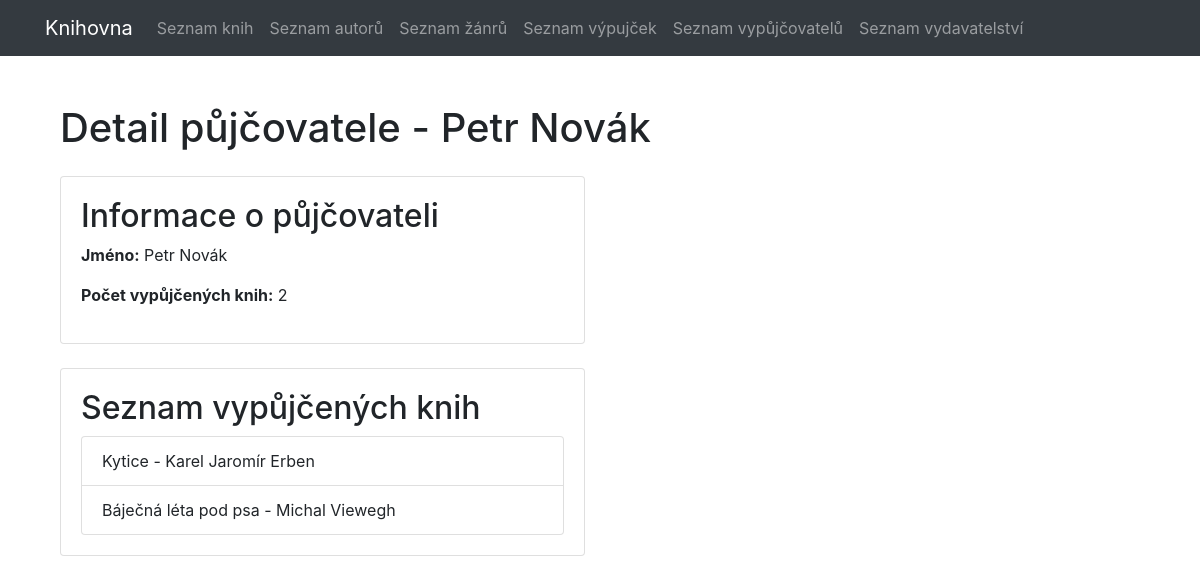
Page /borrowers/1/ on the committed database.
### library/models.py (models this page shows, shortened)
class Borrower(models.Model):
    name = models.CharField(max_length=100)

class Book(models.Model):
    title = models.CharField(max_length=100)
    author = models.ForeignKey('Author', on_delete=models.CASCADE)
    publisher = models.ForeignKey('Publisher', on_delete=models.CASCADE)
    publication_date = models.DateField()
    genre = models.ForeignKey('Genre', on_delete=models.CASCADE)  # Použijeme ID žánru "Nezařazeno"

class Author(models.Model):
    name = models.CharField(max_length=50)
    birth_date = models.DateField()

### library/views.py (the view)
# urls.py: path('borrowers/<int:borrower_id>/', borrower_detail, name='borrower_detail'),
def borrower_detail(request, borrower_id):
    borrower = get_object_or_404(Borrower, pk=borrower_id)
    loans = Loan.objects.filter(borrower=borrower).select_related('book__author', 'book__publisher')
    borrowed_books = [loan.book for loan in loans]
    return render(request, 'borrower_detail.html', {'borrower': borrower, 'borrowed_books': borrowed_books})

### library/templates/borrower_detail.html (shortened to what this page needs)
{% extends 'base.html' %}
{% block content %}
    <div class="container">
        <div class="row mt-5">
            <div class="col-md-12">
                <h1 class="mb-4">Detail půjčovatele - {{ borrower.name }}</h1>
            </div>
        </div>
        <div class="row">
            <div class="col-md-6">
                <div class="card">
                    <div class="card-body">
                        <h2>Informace o půjčovateli</h2>
                        <p><strong>Jméno:</strong> {{ borrower.name }}</p>
                        <p><strong>Počet vypůjčených knih:</strong> {{ borrower.loan_set.count }}</p>
                    </div>
                </div>
            </div>
        </div>
        <div class="row mt-4">
            <div class="col-md-6">
                <div class="card">
                    <div class="card-body">
                        <h2>Seznam vypůjčených knih</h2>
                        <ul class="list-group">
                            {% for borrowed_book in borrowed_books %}
                                <li class="list-group-item">{{ borrowed_book.title }} - {{ borrowed_book.author.name }}</li>
                            {% endfor %}
                        </ul>
                    </div>
                </div>
            </div>
        </div>
    </div>
{% endblock %}

### rows in the picture
Borrower: name "Petr Novák", loan_set.count "2"
Book: title "Kytice", author.name "Karel Jaromír Erben"
Book: title "Báječná léta pod psa", author.name "Michal Viewegh"
